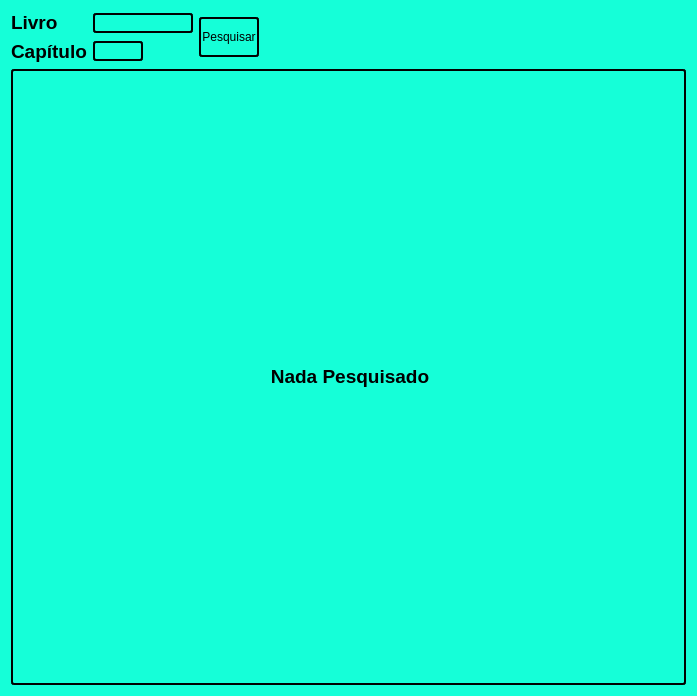
<?xml version="1.0" encoding="UTF-8"?>
<ui version="4.0">
 <class>Form</class>
 <widget class="QWidget" name="Form">
  <property name="geometry">
   <rect>
    <x>0</x>
    <y>0</y>
    <width>697</width>
    <height>696</height>
   </rect>
  </property>
  <property name="windowTitle">
   <string>Form</string>
  </property>
  <property name="styleSheet">
   <string notr="true">background-color: rgb(21, 255, 216);</string>
  </property>
  <layout class="QVBoxLayout" name="verticalLayout_3">
   <item>
    <layout class="QHBoxLayout" name="horizontalLayout_2">
     <item>
      <layout class="QHBoxLayout" name="horizontalLayout">
       <item>
        <layout class="QVBoxLayout" name="verticalLayout_2">
         <item>
          <widget class="QLabel" name="label">
           <property name="sizePolicy">
            <sizepolicy hsizetype="Fixed" vsizetype="Fixed">
             <horstretch>0</horstretch>
             <verstretch>0</verstretch>
            </sizepolicy>
           </property>
           <property name="styleSheet">
            <string notr="true">color: rgb(0, 0, 0);</string>
           </property>
           <property name="text">
            <string>&lt;html&gt;&lt;head/&gt;&lt;body&gt;&lt;p&gt;&lt;span style=&quot; font-size:14pt; font-weight:600;&quot;&gt;Livro&lt;/span&gt;&lt;/p&gt;&lt;/body&gt;&lt;/html&gt;</string>
           </property>
          </widget>
         </item>
         <item>
          <widget class="QLabel" name="label_2">
           <property name="sizePolicy">
            <sizepolicy hsizetype="Fixed" vsizetype="Fixed">
             <horstretch>0</horstretch>
             <verstretch>0</verstretch>
            </sizepolicy>
           </property>
           <property name="styleSheet">
            <string notr="true">color: rgb(0, 0, 0);</string>
           </property>
           <property name="text">
            <string>&lt;html&gt;&lt;head/&gt;&lt;body&gt;&lt;p&gt;&lt;span style=&quot; font-size:14pt; font-weight:600;&quot;&gt;Capítulo&lt;/span&gt;&lt;/p&gt;&lt;/body&gt;&lt;/html&gt;</string>
           </property>
          </widget>
         </item>
        </layout>
       </item>
       <item>
        <layout class="QVBoxLayout" name="verticalLayout">
         <item>
          <widget class="QLineEdit" name="lineEdit">
           <property name="maximumSize">
            <size>
             <width>100</width>
             <height>16777215</height>
            </size>
           </property>
           <property name="styleSheet">
            <string notr="true">border: 2px solid rgb(0, 0, 0);
border-radius: 3px;
color: rgb(0, 0, 0);</string>
           </property>
          </widget>
         </item>
         <item>
          <widget class="QLineEdit" name="lineEdit_2">
           <property name="maximumSize">
            <size>
             <width>50</width>
             <height>16777215</height>
            </size>
           </property>
           <property name="styleSheet">
            <string notr="true">border: 2px solid rgb(0, 0, 0);
border-radius: 3px;
color: rgb(0, 0, 0);</string>
           </property>
          </widget>
         </item>
        </layout>
       </item>
      </layout>
     </item>
     <item>
      <layout class="QHBoxLayout" name="horizontalLayout_3">
       <item>
        <widget class="QPushButton" name="pushButton">
         <property name="sizePolicy">
          <sizepolicy hsizetype="Maximum" vsizetype="Maximum">
           <horstretch>0</horstretch>
           <verstretch>0</verstretch>
          </sizepolicy>
         </property>
         <property name="minimumSize">
          <size>
           <width>60</width>
           <height>40</height>
          </size>
         </property>
         <property name="font">
          <font>
           <weight>50</weight>
           <bold>false</bold>
          </font>
         </property>
         <property name="styleSheet">
          <string notr="true">QPushButton {
	border: 2px solid rgb(0, 0, 0);
	border-radius: 3px;
	color: rgb(0, 0, 0);
}

QPushButton:Hover {
	background-color: rgb(186, 251, 252);
}

QPushButton:pressed {
	
	background-color: rgb(80, 153, 145);
}</string>
         </property>
         <property name="text">
          <string>Pesquisar</string>
         </property>
        </widget>
       </item>
       <item>
        <spacer name="horizontalSpacer_3">
         <property name="orientation">
          <enum>Qt::Horizontal</enum>
         </property>
         <property name="sizeHint" stdset="0">
          <size>
           <width>40</width>
           <height>20</height>
          </size>
         </property>
        </spacer>
       </item>
      </layout>
     </item>
    </layout>
   </item>
   <item>
    <widget class="QLabel" name="label_3">
     <property name="styleSheet">
      <string notr="true">color: rgb(0, 0, 0);
border: 2px solid rgb(0, 0, 0);
border-radius: 3px</string>
     </property>
     <property name="text">
      <string>&lt;html&gt;&lt;head/&gt;&lt;body&gt;&lt;p align=&quot;center&quot;&gt;&lt;span style=&quot; font-size:14pt; font-weight:600;&quot;&gt;Nada Pesquisado&lt;/span&gt;&lt;/p&gt;&lt;/body&gt;&lt;/html&gt;</string>
     </property>
    </widget>
   </item>
  </layout>
 </widget>
 <resources/>
 <connections/>
</ui>
